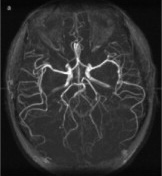
//> input picture Practica 2 parte 3/Cerebro.jpg, 162 x 176 px, given in place of videoEjemplo.mp4, which was not available
$ ./Principal   (built with g++ and OpenCV 4)
//> lines starting //> are read from the running program, lines starting //| are printed output that depends on the picture; pictures that were not available may be replaced by others from this repository, and a replacement may not be noted

#include <iostream>
#include <cstdlib>
#include <cmath>
#include <random>
#include <fstream>
#include <sstream>
#include <cstring>

#include <opencv2/imgproc.hpp> // Librería que contiene operaciones para realizar procesamiento de imágenes
#include <opencv2/imgcodecs.hpp> // Librería contiene los métodos para cargar imágenes de acuerdo a un códec
#include <opencv2/core.hpp> // Librería que contiene las estructuras y funciones base para representar las imágenes como matrices
#include <opencv2/video.hpp> // Librería para realizar lectura de vídeos
#include <opencv2/videoio.hpp> // Librería para escritura de vídoeos y streaming
#include <opencv2/highgui.hpp> // Librería para crear interfaces básicas de usuario
#include <chrono>


using namespace std;
using namespace cv;


void eventoTrack(int valor, void *data){}

int decimal=0;

Mat metodoSal(Mat frames, int porRuido){
    Mat ruidoSal = Mat:: zeros(frames.size(), CV_8UC1);
    randu(ruidoSal,0,255);
    frames.setTo(Scalar(255, 255, 255), ruidoSal < 255 * porRuido / 100);
    return frames;
}
Mat metodoPimienta(Mat frames, int porRuido){
    Mat ruidoPimienta = Mat:: zeros(frames.size(), CV_8UC1);
    randu(ruidoPimienta,0,255);
    frames.setTo(Scalar(0,0,0), ruidoPimienta < 255*porRuido /100);
    return frames;
}
Mat filtroMediana( Mat frames, int mask){
    if(mask%2!=0)
        medianBlur(frames, frames, mask);
    return frames;
}
Mat filtroBlur( Mat frames, int mask){
    if(mask%2!=0)
        blur(frames, frames, Size(mask,mask));
    return frames;
}
Mat filtroGaussiano(Mat frames, int mask, double sigma){
    decimal=sigma;
    decimal/=10;
    if(mask%2!=0)
        GaussianBlur(frames, frames, Size(mask,mask),decimal);// mask: tamano de mascara, decimal: desviacion
    return frames;
}
int main(int argc, char* args[]){

    int porSal=0, porPimienta=0, mascara=1, mascaraGaussiano=1, sigmaGaussiano=0, K=1;
    namedWindow("Video Original", WINDOW_AUTOSIZE);
    VideoCapture video("videoEjemplo.mp4");

    if (video.isOpened()) {

        namedWindow("Ruido de Sal", WINDOW_AUTOSIZE);
        createTrackbar("& Sal", "Ruido de Sal", &porSal, 100, eventoTrack, NULL);
//> slider '& Sal' is set to 33

        namedWindow("Ruido de Pimienta", WINDOW_AUTOSIZE);
        createTrackbar("& Pimienta", "Ruido de Pimienta", &porPimienta, 100, eventoTrack, NULL);
//> slider '& Pimienta' is set to 33

        //Ventana de todos los filtros
        namedWindow("Filtros",WINDOW_AUTOSIZE);
        createTrackbar("Mascara", "Filtros", &mascara, 100, eventoTrack, NULL);
        createTrackbar("Sigma(X,Y)", "Filtros", &sigmaGaussiano, 100, eventoTrack, NULL);
//> slider 'Sigma(X,Y)' is set to 33

        namedWindow("LAPLACE",WINDOW_AUTOSIZE);
        createTrackbar("K", "LAPLACE", &K, 100, eventoTrack, NULL);

        Mat frame, frameBN;

        Mat sal, pimienta, mediana, Blur, gauss, vistaFiltros ;
        //Mat mediana;
        //Detector de Bordes Sobel
        Mat gX, gY, sobel;

        //Detector de Bordes Laplace
        Mat laplace;

        while (true) {
            video >> frame;
//> frame is the input picture: 176 rows x 162 cols, CV_8UC3; min 1, max 255, mean 48.5
            resize(frame, frame, Size(), 0.4, 0.4);
//> frame: 70 rows x 65 cols, CV_8UC3
            cvtColor(frame, frameBN, COLOR_BGRA2GRAY);

            //Metodo de Sal
            frame.copyTo(sal);
            imshow("Ruido de Sal", metodoSal(sal,porSal));
//> in metodoSal, `frames.setTo(Scalar(255, 255, 255), ruidoSal < 255 * porRuido / 100);`:
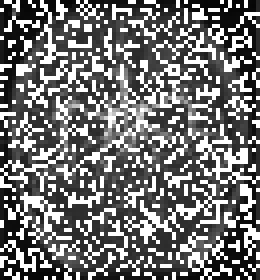
//> frames: 70 rows x 65 cols, CV_8UC3 (shown 4 times larger); min 6, max 255, mean 116.9
//> porSal = 33

            //Metodo de Pimienta
            frame.copyTo(pimienta);
            imshow("Ruido de Pimienta", metodoPimienta(pimienta, porPimienta));
//> in metodoPimienta, `frames.setTo(Scalar(0,0,0), ruidoPimienta < 255*porRuido /100);`:
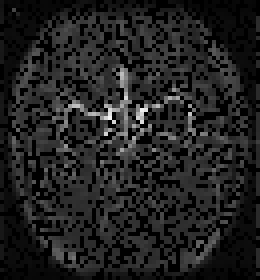
//> frames: 70 rows x 65 cols, CV_8UC3 (shown 4 times larger); min 0, max 243, mean 32.9
//> porPimienta = 33

            // Filtro de la Mediana
            frame.copyTo(mediana);
            filtroMediana(mediana, mascara);

            //Filtro Blur
            frame.copyTo(Blur);
            filtroBlur(Blur, mascara);

            //Filtro Gaussiano
            frame.copyTo(gauss);

            filtroGaussiano(gauss,mascara,(double) sigmaGaussiano);
            //imshow("Gaussiano",filtroGaussiano(gauss,mascara,(double) sigmaGaussiano));

            //Unir las vista de los filtros: Mediana, Blur, Guassiano
            if(vistaFiltros.empty()){
                vistaFiltros= Mat::zeros(Size((frame.cols*3), frame.rows), CV_8UC3);
            }

            //Medoto de Solbel
            Sobel(frameBN, gX, CV_16S, 1, 0, 1);
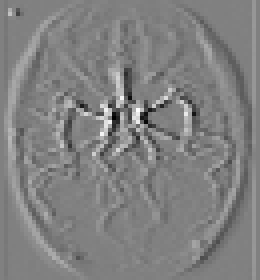
//> gX: 70 rows x 65 cols, CV_16SC1 (shown 4 times larger); min -183, max 179, mean 0.3; drawn with min black and max white
            Sobel(frameBN, gY,  CV_16S, 0, 1, 1);
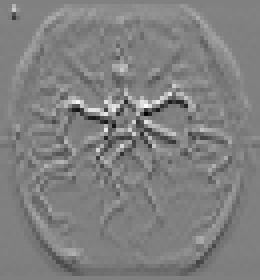
//> gY: 70 rows x 65 cols, CV_16SC1 (shown 4 times larger); min -163, max 161, mean 0.1; drawn with min black and max white

            convertScaleAbs(gX, gX);
//> gX: 70 rows x 65 cols, CV_8UC1
            convertScaleAbs(gY, gY);
//> gY: 70 rows x 65 cols, CV_8UC1

            addWeighted(gX, 0.5, gY, 0.5, 0, sobel);
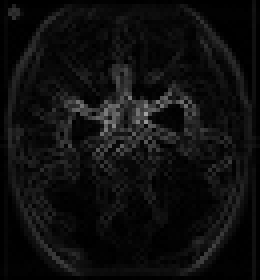
//> sobel: 70 rows x 65 cols, CV_8UC1 (shown 4 times larger); min 0, max 162, mean 14.5

            imshow("Sobel", sobel);

            // Laplace
            int kImpar;
            if(K%2!=0)
            {
                Laplacian(frameBN, laplace, CV_16S, K);
                convertScaleAbs(laplace,laplace);
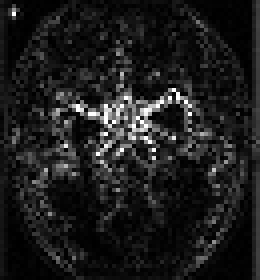
//> laplace: 70 rows x 65 cols, CV_8UC1 (shown 4 times larger); min 0, max 255, mean 28.7
                imshow("LAPLACE", laplace);
            }

            mediana.copyTo(vistaFiltros(Rect(0,0,mediana.cols, mediana.rows)));
            Blur.copyTo(vistaFiltros(Rect(Blur.cols,0,Blur.cols,Blur.rows)));
            gauss.copyTo(vistaFiltros(Rect(mediana.cols+Blur.cols,0,gauss.cols,gauss.rows)));

            putText(vistaFiltros,"Mediana", Point(0,40),FONT_HERSHEY_SIMPLEX,0.60,250,2);
            putText(vistaFiltros,"Blur", Point(Blur.cols,40),FONT_HERSHEY_SIMPLEX,0.60,250,2);
            putText(vistaFiltros,"GAUSS", Point(gauss.cols*2,40),FONT_HERSHEY_SIMPLEX,0.60,250,2);
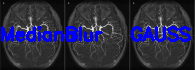
//> vistaFiltros: 70 rows x 195 cols, CV_8UC3; mean B, G, R 66.7, 42.1, 42.1

            imshow("Filtros", vistaFiltros);
            imshow("Video Original", frame);
            if(waitKey(23)==27)
//> the Esc key is pressed
                break;
        }
    }
}
